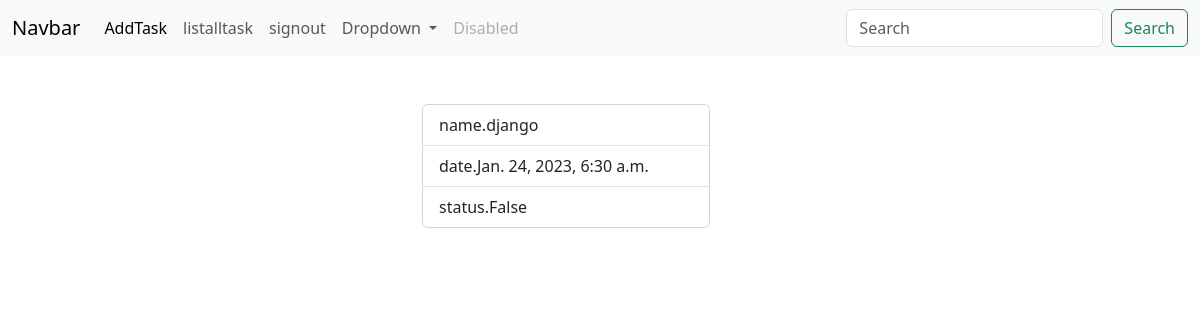
/tasks/details/5 (signed in), run on the app's committed database.
### api/models.py (models this page shows, shortened)
class Tasks (models.Model):
    task_name=models.CharField(max_length=50)
    user=models.ForeignKey(User,on_delete=models.CASCADE)
    created_date=models.DateTimeField(auto_now_add=True)
    status=models.BooleanField(default=False)

### taskweb/views.py (the view)
# urls.py: path("tasks/details/<int:id>",views.TaskDetailView.as_view(),name="task-detail"),
@method_decorator(signin_required,name="dispatch")
class TaskDetailView(View):
  def get(self,request,*args,**kwargs):
    id=kwargs.get("id")
    qs=Tasks.objects.get(id=id)
    return render(request,"task-detail.html",{"task":qs})

### taskweb/views.py (called while the page is built)
def signin_required(fn):
    def wrapper(request,*args,**kwargs):
      if not request.user.is_authenticated:
         return redirect("signin")
      else:
        return fn(request,*args,**kwargs)
    return wrapper

### taskweb/templates/task-detail.html
{%extends 'base.html'%}
{%block body%}
<div class="container">
    <div class="row" mt-4>
        <div class="col-4"></div>
        <div class="col-4">
            <div class="card" style="width: 18rem;">
                <ul class="list-group list-group-flush">
                  <li class="list-group-item">name.{{task.task_name}}</li>
                  <li class="list-group-item">date.{{task.created_date}}</li>
                  <li class="list-group-item">status.{{task.status}}</li>
                </ul>
              </div>
        </div>
        <div class="col-4"></div>
    </div>
</div>
{%endblock%}

### data on the page
Tasks: task_name "django", created_date "Jan. 24, 2023, 6:30 a.m.", status "False"
